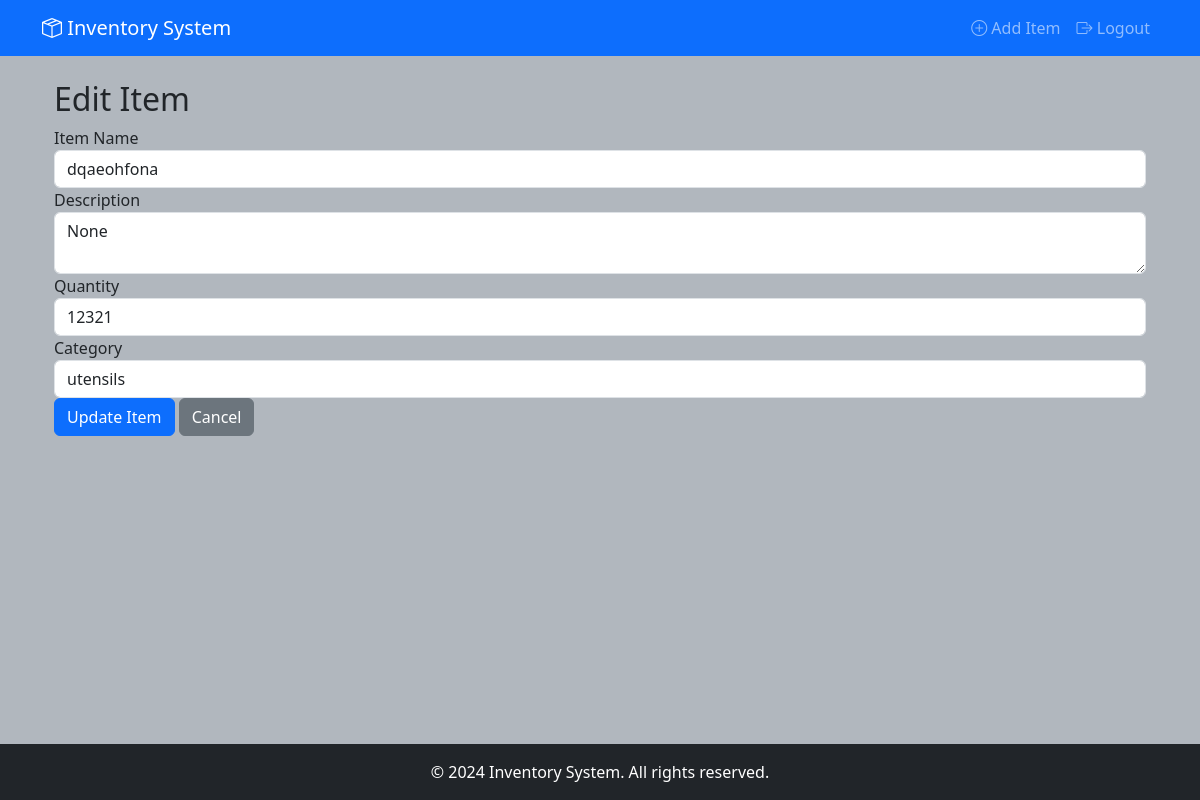
Page /edit/1 (signed in) on the committed database.
### models.py (models this page shows)
class InventoryItem(db.Model):
    id = db.Column(db.Integer, primary_key=True)
    name = db.Column(db.String(100), nullable=False)
    description = db.Column(db.Text)
    quantity = db.Column(db.Integer, default=0)
    user_id = db.Column(db.Integer, db.ForeignKey('user.id'), nullable=False)
    category_id = db.Column(db.Integer, db.ForeignKey('category.id') , nullable=True)

class Category(db.Model):
    id = db.Column(db.Integer, primary_key=True)
    name = db.Column(db.String(50), unique=True, nullable=False)
    items = db.relationship('InventoryItem', backref='item_category', lazy=True)

### routes.py (the view, shortened to what this page needs)
@routes.route('/edit/<int:id>', methods=['GET', 'POST'])
@login_required
def edit_item(id):
    categories = Category.query.all()
    item = InventoryItem.query.get_or_404(id)
    if item.owner != current_user:
        abort(403)
    return render_template('edit_item.html', item=item , categories=categories)

### models.py (called while the page is built)
@login_manager.user_loader
def load_user(user_id):
    return User.query.get(int(user_id))

### templates/edit_item.html (shortened to what this page needs)
{% extends 'base.html' %}
{% block content %}
<div class="container mt-4">
    <h2>Edit Item</h2>
    <form method="POST">
        <div class="form-group">
            <label>Item Name</label>
            <input type="text" class="form-control" name="name" value="{{ item.name }}" required>
        </div>
        <div class="form-group">
            <label>Description</label>
            <textarea class="form-control" name="description">{{ item.description }}</textarea>
        </div>
        <div class="form-group">
            <label>Quantity</label>
            <input type="number" class="form-control" name="quantity" value="{{ item.quantity }}" required>
        </div>
        <div class="form-group">
            <label>Category</label>
            <select class="form-control" name="category">
                {% for category in categories %}
                <option value="{{ category.id }}"
                    {% if category.id == item.category_id %}selected{% endif %}>
                    {{ category.name }}
                </option>
                {% endfor %}
            </select>
        </div>
        <button type="submit" class="btn btn-primary">Update Item</button>
        <a href="{{ url_for('routes.dashboard') }}" class="btn btn-secondary">Cancel</a>
    </form>
</div>
{% endblock %}

### static/css/style.css (style rules this page uses)
body { background-color: #b1b7be; }

### rows in the picture
InventoryItem: name "dqaeohfona", description "None", quantity "12321", category "utensils"
